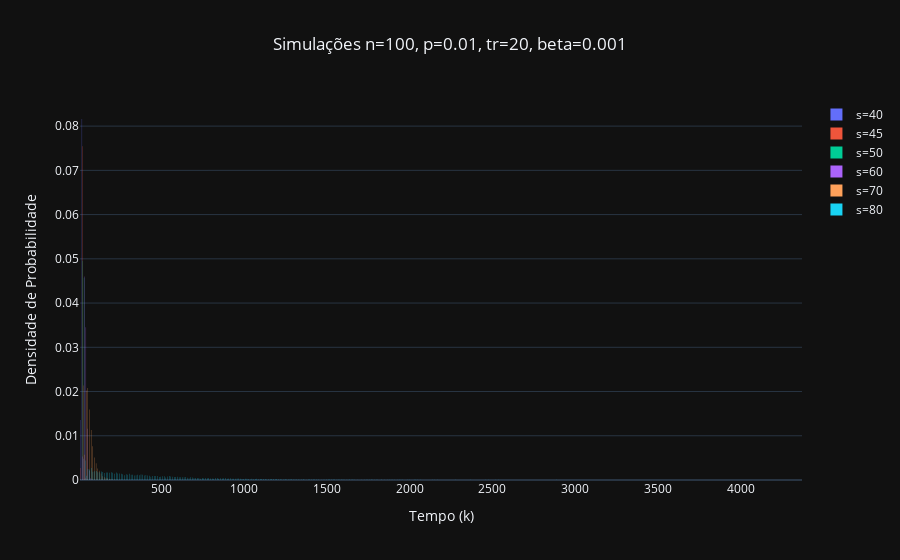

The notebook cell this image was saved under:
### Code cell
traces = []

for s in [40, 45, 50, 60, 70, 80]:
    traces.append(build_simulation_trace(
        f"s={s}",
        100,
        0.01,
        s,
        20,
        0.001,
        bin_size=10
    ))
    
plot_traces(traces, "Simulações n=100, p=0.01, tr=20, beta=0.001")

### Figure 1 — Plotly figure (JSON) as saved in the notebook; plotly's stock layout.template omitted (floating-point values rounded to 4 significant figures; data arrays with more than 128 entries replaced by an {"elided": "..."} marker saying what was removed)
{"data": [{"histnorm": "probability density", "name": "s=40", "type": "histogram", "x": {"elided": "10000 int values"}, "xbins": {"end": 100000, "size": 10, "start": 0}}, {"histnorm": "probability density", "name": "s=45", "type": "histogram", "x": {"elided": "10000 int values"}, "xbins": {"end": 100000, "size": 10, "start": 0}}, {"histnorm": "probability density", "name": "s=50", "type": "histogram", "x": {"elided": "10000 int values"}, "xbins": {"end": 100000, "size": 10, "start": 0}}, {"histnorm": "probability density", "name": "s=60", "type": "histogram", "x": {"elided": "10000 int values"}, "xbins": {"end": 100000, "size": 10, "start": 0}}, {"histnorm": "probability density", "name": "s=70", "type": "histogram", "x": {"elided": "10000 int values"}, "xbins": {"end": 100000, "size": 10, "start": 0}}, {"histnorm": "probability density", "name": "s=80", "type": "histogram", "x": {"elided": "10000 int values"}, "xbins": {"end": 100000, "size": 10, "start": 0}}], "layout": {"barmode": "group", "title": {"text": "Simulações n=100, p=0.01, tr=20, beta=0.001", "x": 0.5, "xanchor": "center"}, "xaxis": {"title": {"text": "Tempo (k)"}}, "yaxis": {"title": {"text": "Densidade de Probabilidade"}}}}
